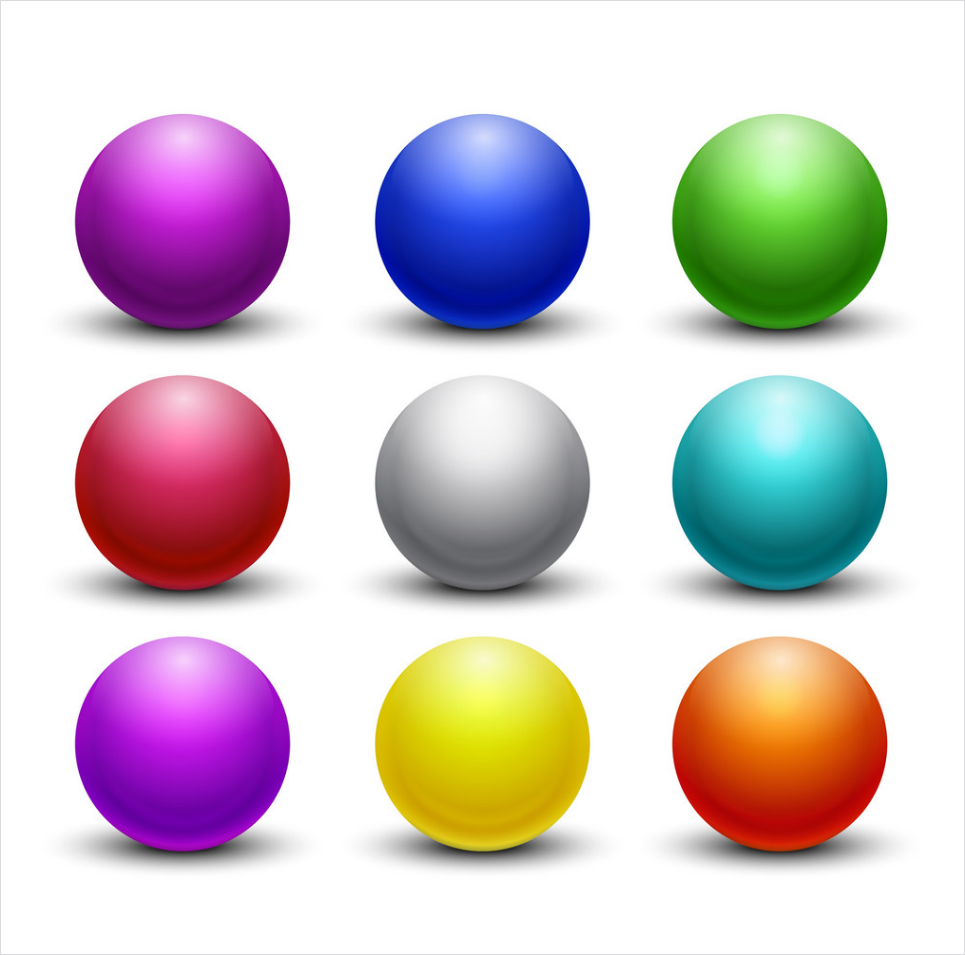
#> input picture week1/Irene/spheres.png, 965 x 955 px
$ jupyter execute 'Exercise 2.ipynb'
#> lines starting #> are read from the running program, lines starting #| are printed output that depends on the picture; after the words box and inside, x2 and y2 are one past the last pixel; in counts of white or black regions, pixels touching at a corner belong together
[cell 1]
import cv2
import numpy as np
import imutils
from matplotlib import pyplot as plt

More tutorials on opencv can be found:

https://docs.opencv.org/master/d2/d96/tutorial_py_table_of_contents_imgproc.html

[cell 2]
path = "spheres.png"

# Image input and initial processing
Load the input image (whose path was supplied via command line argument) and display the image to our screen:

[cell 3]
bgr_img = cv2.imread(path)
#> bgr_img is the input picture: shape (955, 965, 3); mean B, G, R 203.7, 199.8, 211.1
b,g,r = cv2.split(bgr_img)       # get b,g,r
image = cv2.merge([r,g,b])
plt.imshow(image)

Convert the image to grayscale:

[cell 4]
gray = cv2.cvtColor(image, cv2.COLOR_RGB2GRAY)
plt.imshow(gray, cmap = 'gray')

# Advanced processing
Apply edge detection, so we can find the outlines of objects in images:

[cell 5]
edged = cv2.Canny(gray, 30, 150)
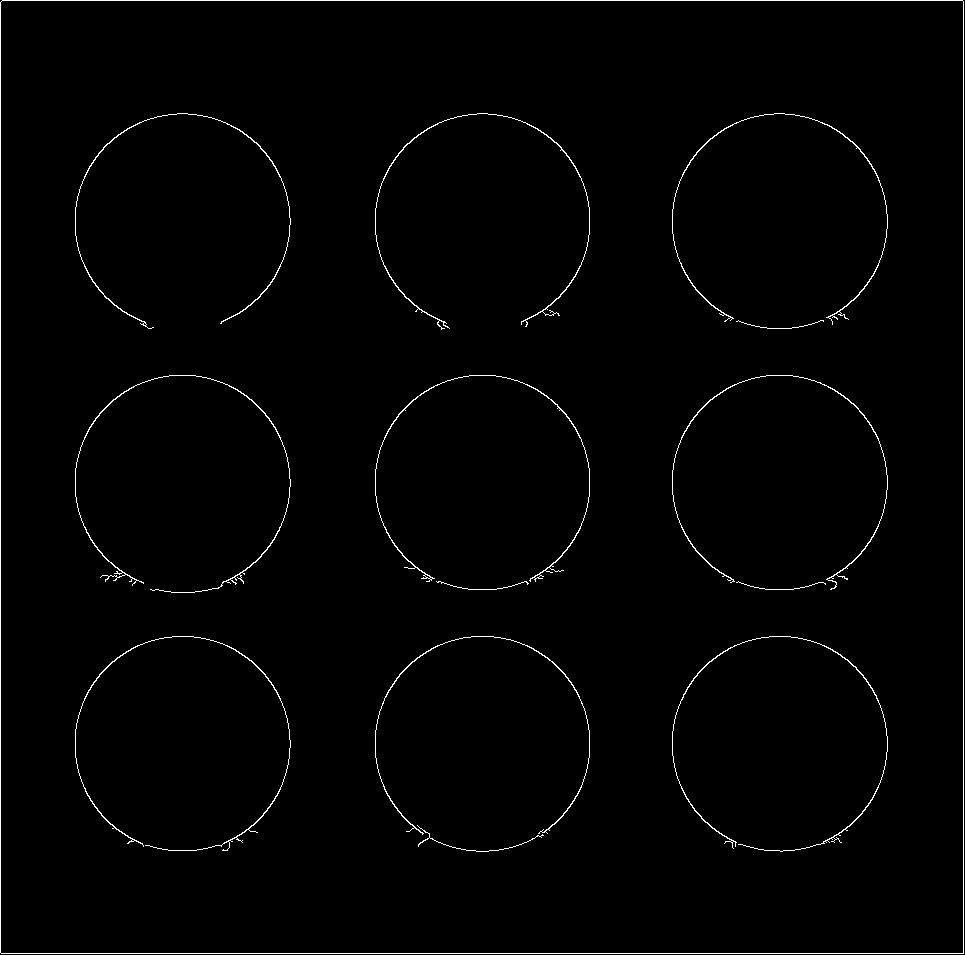
#> edged: shape (955, 965); 1.2% white in thin lines or dots
plt.imshow(edged, cmap='gray')

Threshold the image by setting all pixel values equal to or less than 225 to 255 (white; foreground): $x \le 225 \rightarrow x = 255$ and all pixel values greater than 225 to 0 (black; background): $x \gt 225 \rightarrow x=0$

Thereby we are segmenting the image.

Both the threshold (e.g. 225 in our case) and the value for pixels less than the threshold in the resulting image (255 in our case) can be tweaked.

[cell 6]
threshold = 252
threshold_value = 255

thresh = cv2.threshold(gray, threshold, threshold_value, cv2.THRESH_BINARY)[1]
#> thresh: shape (955, 965); 53.9% white; 274 black regions (264 under 20 px), largest, box (x1, y1, x2, y2) and area: (48, 632, 317, 877) 46932, (46, 373, 319, 616) 46926, (48, 110, 318, 355) 46910
plt.imshow(thresh, cmap='gray')

Find contours (i.e., outlines) of the foreground objects in the thresholded image:

[cell 7]
mask = thresh.copy()
mask = cv2.dilate(mask, None, iterations = 5)
#> mask: shape (955, 965); 60.2% white; 9 black regions, largest, box (x1, y1, x2, y2) and area: (353, 118, 612, 349) 40838, (54, 118, 311, 349) 40831, (652, 379, 908, 611) 40825
mask = thresh.copy()
mask = cv2.erode(mask, None, iterations = 5)
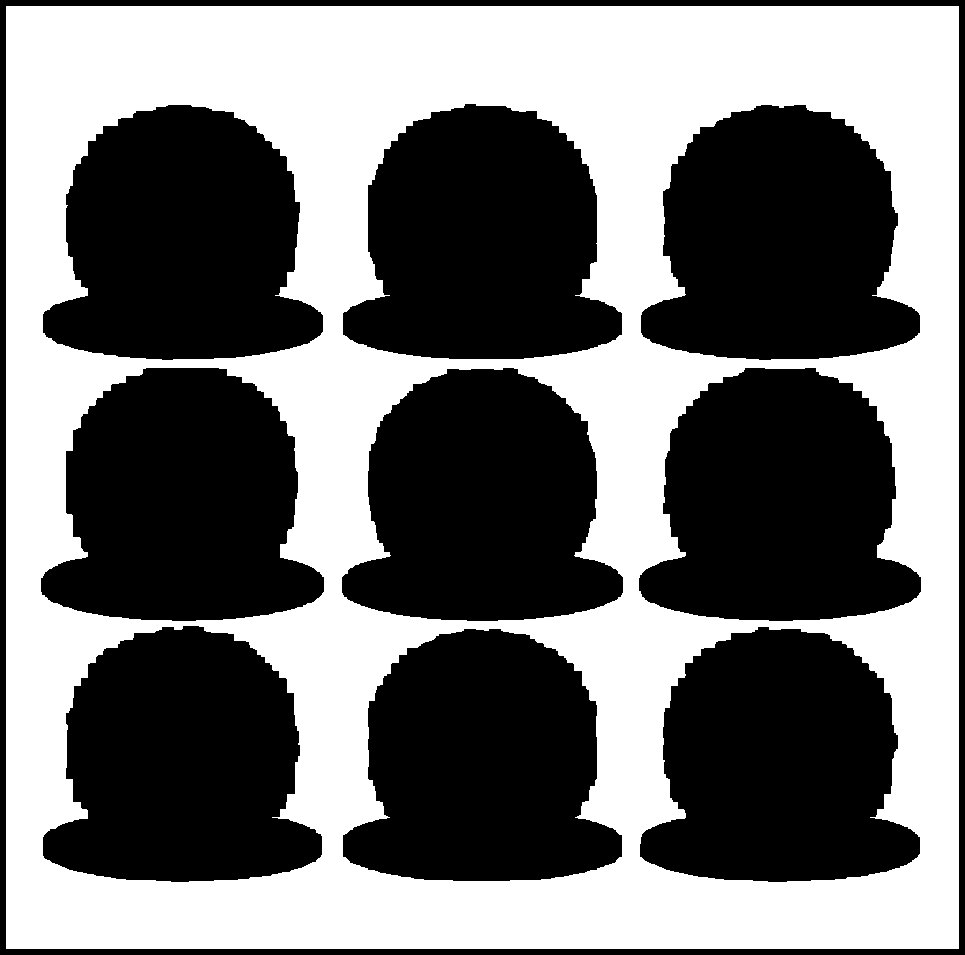
#> mask: shape (955, 965); 45.5% white; 1 white region
plt.imshow(mask, cmap = 'gray')

[cell 8]
cnts = cv2.findContours(edged.copy(), cv2.RETR_EXTERNAL, cv2.CHAIN_APPROX_SIMPLE)
#> cnts = 1 contour; box (x1, y1, x2, y2) and area: (0, 0, 964, 954) 917736
cnts = imutils.grab_contours(cnts)
#> cnts = 1 item
output = image.copy()

Loop over the contours:

[cell 9]
for c in cnts:
    # draw each contour on the output image with a 3px thick black outline
    cv2.drawContours(output, [c], -1, (255, 0, 0), 3)
#> this loop made 1 pass
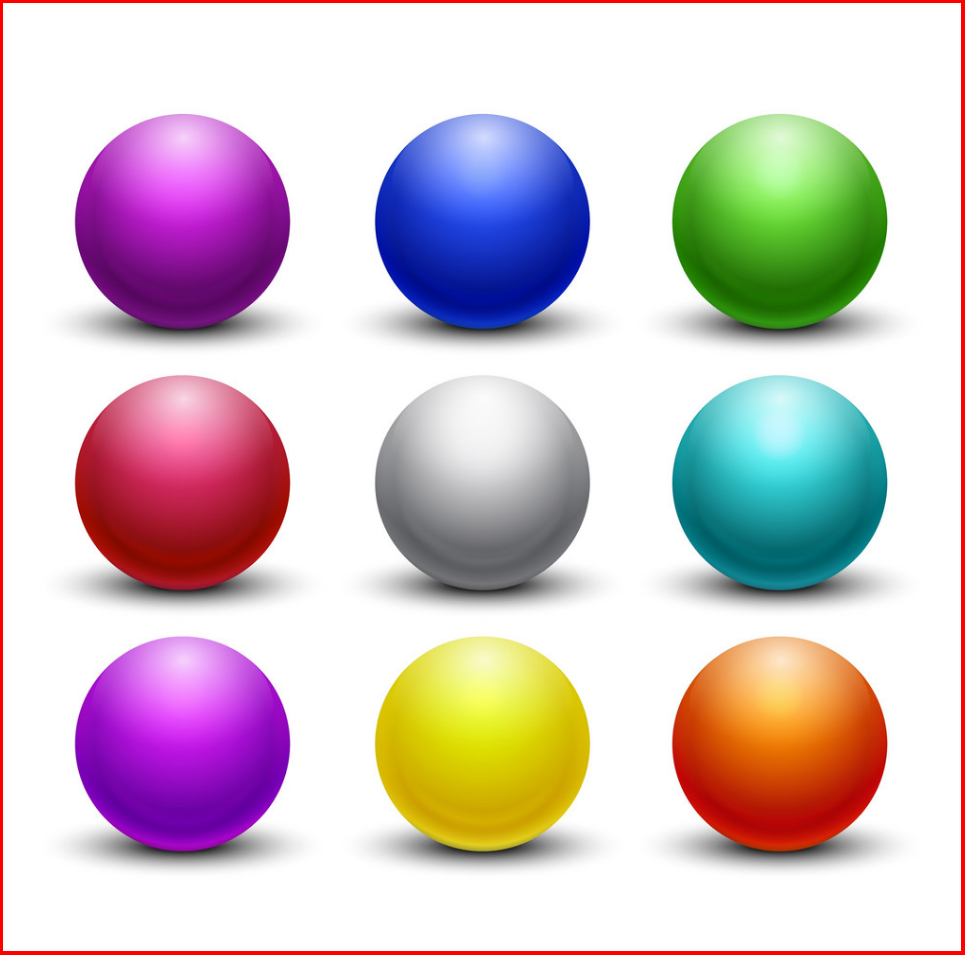
#> output: shape (955, 965, 3); mean R, G, B 211.2, 196.3, 200.1

plt.imshow(output)

Draw the total number of contours found in purple:

[cell 10]
text = "I found {} objects!".format(len(cnts))
#> text = 'I found 1 objects!'
cv2.putText(output, text, (10, 25),  cv2.FONT_HERSHEY_SIMPLEX, 0.7, (155, 0, 155), 2)
#> output: shape (955, 965, 3); 0.13% of pixels changed, all inside (x1, y1, x2, y2) = (12, 9, 210, 32)
plt.imshow(output)

We apply erosions to reduce the size of foreground objects:

[cell 11]
mask = thresh.copy()
mask = cv2.erode(mask, None, iterations = 5)
plt.imshow(mask, cmap = 'gray')

Similarly, dilations can increase the size of the ground objects:

[cell 12]
mask = thresh.copy()
mask = cv2.dilate(mask, None, iterations = 5)
plt.imshow(mask, cmap='gray')

A typical operation we may want to apply is to take our mask and apply a bitwise `AND` to our input image, keeping only the masked regions:

[cell 13]
mask = thresh.copy()
output = cv2.bitwise_and(image, image, mask=mask)
plt.imshow(output)

# Exercise 2
1. Can you remove the yellow square from the image?
2. Go through the tutoria, but with the `spheres.png` image. (replace `tetris_blocks.png` with `spheres.png`)
3. Tweak the parameters of the thresholding. Can you threshold all the spheres?
4. Can you remove the red sphere?
5. Can you remove the green sphere?

[cell 14]
yellow_up_lim=np.array([255,255,100], dtype="uint8")
yellow_low_lim=np.array([190,190,0], dtype="uint8")

mask = cv2.inRange(image, yellow_low_lim, yellow_up_lim)
#> mask: shape (955, 965); 2.1% white; 28 white regions (25 under 20 px), largest, box (x1, y1, x2, y2) and area: (377, 647, 589, 787) 17084, (385, 789, 578, 848) 1242, (753, 692, 804, 713) 510
output = cv2.bitwise_and(image, image, mask=mask)
output_white = image.copy()
output_white[mask == 255] = [255, 255, 255]
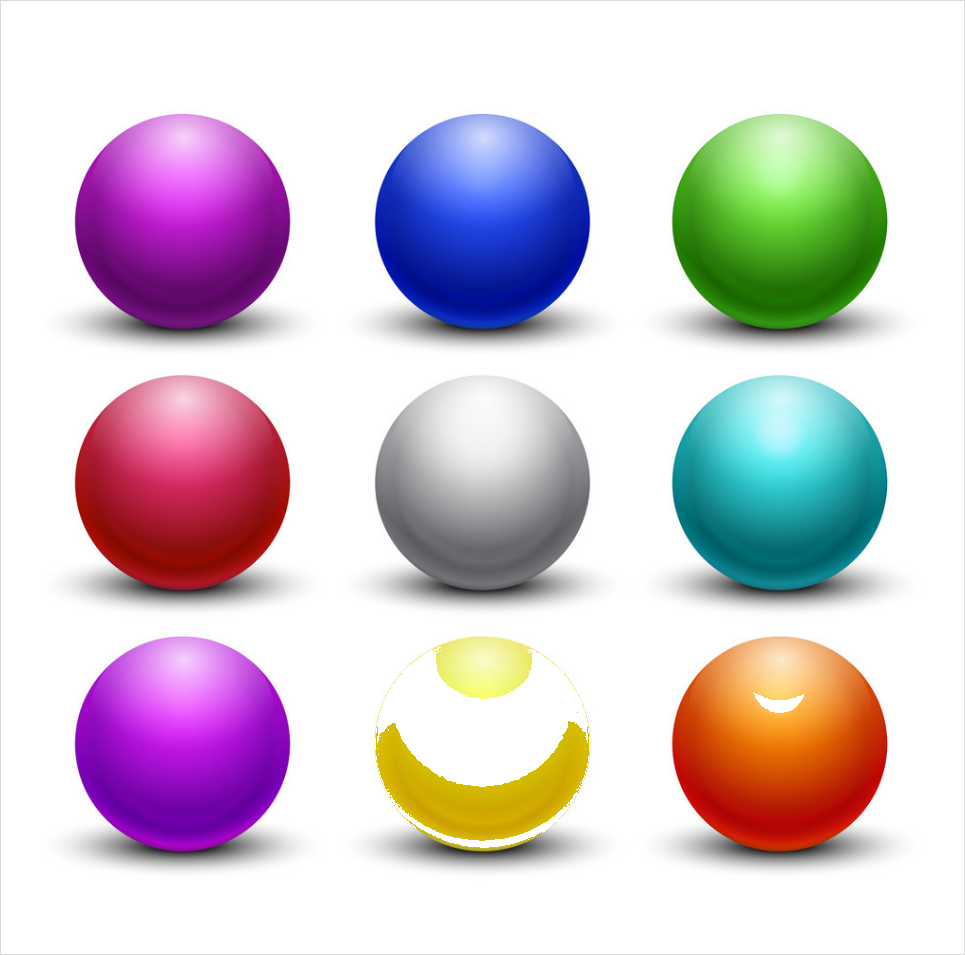
#> output_white: shape (955, 965, 3); mean R, G, B 211.7, 200.7, 208.3
plt.imshow(output_white)
